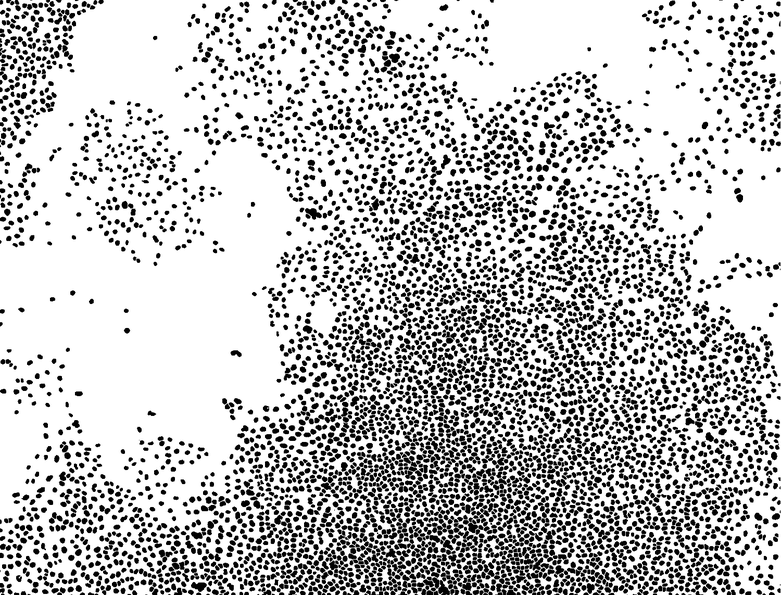
#> input picture images/bin.tif, 781 x 595 px, shrunk from 1500 x 1143 before the run; its folder holds 5 pictures in this run
$ jupyter execute --allow-errors remi_image_features_extraction.ipynb   (shell and % lines are left out)   (older library calls are emulated)
#> lines starting #> are read from the running program, lines starting #| are printed output that depends on the picture; after the words box and inside, x2 and y2 are one past the last pixel; in counts of white or black regions, pixels touching at a corner belong together
### image_features_extraction/Images.py
#!/usr/bin/env python3

import os
from image_features_extraction import Image
from image_features_extraction import my_iterator
from image_features_extraction import MyException


class Images(my_iterator.my_iterator):
    """
    This class loads a collection of images for extraction of features

    :param  folder_name: folder containing images
    :type folder_name: string
    :param  image_file_ext: images file extensions (default=['tif','tiff'])
    :type folder_name: List of strings
    :returns: an instance of the object Images
    :rtype: object
    :example:
    >>> import image_features_extraction as fe
    >>> imgs = fe.Images('my_folder', image_file_ext=['tif','tiff','jpeg'])
    >>> num_images = imgs.count()
    """

    # to implement the class as a collection this object inherits the abstract class my_iterator
    def __init__(self, folder_name, image_file_ext=['tif', 'tiff']):
        super().__init__()
        #self.__iterator_init__()  # initializes my_iterator
        self.__folder_name = folder_name
        self.__image_file_ext = image_file_ext
        self.__dicfiles = []
        try:
            # load the files image into a list
            self.__load()
        except MyException.MyException as e:
            print(e.args)


    def __load(self):
        """
        load the files image into a list
        """
        # check that the folder exists
        if os.path.isdir(self.__folder_name) == False:
            raise MyException.MyException("Error: folder name does not exist")
        # store the file names
        self.__dicfiles = []
        files = os.listdir(self.__folder_name)
        for f in files:
            if self.__is_imagefile(f):
                self.__dicfiles.append(f)
        self.count_update(len(self.__dicfiles))


    def __is_imagefile(self,file_name):
        """
        checks that the file is an image
        """
        # check the extension of the file
        ext0 = file_name.split(".")[-1]
        for ext1 in self.__image_file_ext:
            if ext1 == ext0:
                return True
        return False


    # [19 lines left out: function item, not called in this run]

### tutorial/remi_image_features_extraction.ipynb
[cell 1]
import locale
print(locale.__file__)

# Image features extraction

### An object oriented package for fast extraction of features from segmentable images

# Features extraction for spatial Classification of nuclei

# Package architecture: Document Object Model

# Collection objects and Iterators

# Package Files Structure

# TEST : PyTest
# DOCUMENTATION : Sphinx

# Tutorial

[cell 2]
import image_features_extraction.Images as fe


#> (the rest of this cell did not finish here and is left out)

[cell 3]
import matplotlib.pyplot as plt


#> (the rest of this cell did not finish here and is left out)

#> (a cell that did not finish here is left out)

#> (a cell that did not finish here is left out)

#> (a cell that did not finish here is left out)

[cell 7]
import numpy as np

#> (the rest of this cell did not finish here and is left out)

[cell 8]
fig, axes = plt.subplots(figsize=(20, 20), sharex=True, sharey=True,
                         subplot_kw={'adjustable': 'box-forced'})

#> (the rest of this cell did not finish here and is left out)

[cell 9]
import scipy.misc as sm
from skimage.measure import label
from skimage import filters
from skimage.segmentation import clear_border
import os
import pandas as pd
from skimage.measure import label, regionprops


class MyException(Exception):
    pass

from abc import ABCMeta, abstractmethod


class my_iterator(object):
    """
    abstract class for the object iterator to implement a collection
    """
    __metaclass__ = ABCMeta

    def __iterator_init__(self):
        self.current = -1
        self.__count = 0


    def item(self, i):
            pass

    def count_update(self, count):
        self.__count = count
        return count

    def count(self):
        return self.__count

    # used to define the iterator: next element
    def __iter__(self):
        return self


    # used to define the iterator: next element
    # [6 lines left out: function __next__, not called in this run]


class Image(object):


    # [8 lines left out: function __init__, not called in this run]


    def file_name(self):
        return self.__full_file_name


    # [20 lines left out: functions regions, __get_regions, not called in this run]


class Images(my_iterator):
    """
    This class is used as collection of images which will be loaded from a given folder name
    """
    # [44 lines left out: functions __init__, __load, __is_imagefile, item, not called in this run]


class Region(object):
    # [14 lines left out: function __init__, not called in this run]

    def area(self):
        return self.__obj_region.area


class Regions(my_iterator):

    # [5 lines left out: function __init__, not called in this run]

    def regions_obj(self):
        return self.__obj_regions_org

    # [30 lines left out: functions item, prop_values, get_features, not called in this run]

[cell 10]
from skimage.measure import label, regionprops


#> (the rest of this cell did not finish here and is left out)

#> (a cell that did not finish here is left out)

[cell 12]
import image_features_extraction.Images as im

#> (the rest of this cell did not finish here and is left out)

img = imgs.item(0)
print(img.file_name())
regs = img.regions()

A = regs.prop_values('area')

print(regs.count())

plt.plot(A)

#> (a cell that did not finish here is left out)

#> (a cell that did not finish here is left out)

[cell 15]
import sys

for path in sys.path:
    print(path)

# prototyping

[cell 16]
%pylab inline
import matplotlib.pyplot as plt
import numpy as np
from skimage import data, io, filters

[cell 17]
# LOAD

[cell 18]
import scipy.misc as sm


image = sm.imread("../images/bin.tif")
#> image is the input picture: shape (595, 781); min 0, max 255, mean 193.2
#edges = filters.sobel(image)
io.imshow(image)
io.show()

[cell 19]
# HISTOGRAM

h = np.histogram(image, bins=np.arange(0, 256))
plt.plot(h[1][0:80],h[0][0:80])
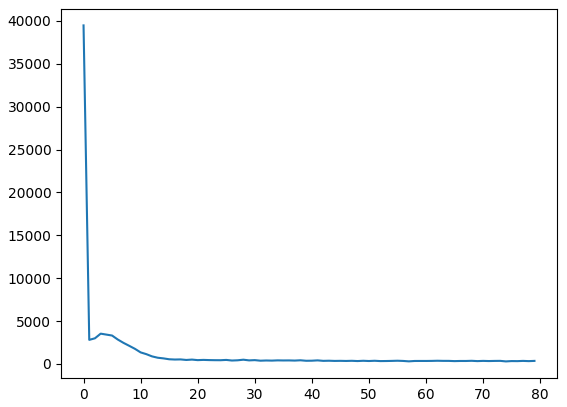
#> figure drawn by matplotlib, 1 panel; curve peaks at x = 0, y = 39472

[cell 20]
# ithresholding to build the map

from skimage.measure import label, regionprops
import scipy.misc as sm

image = io.imread("../images/bin.tif")

val = filters.threshold_otsu(image)
#> val = 138

mask = image > val
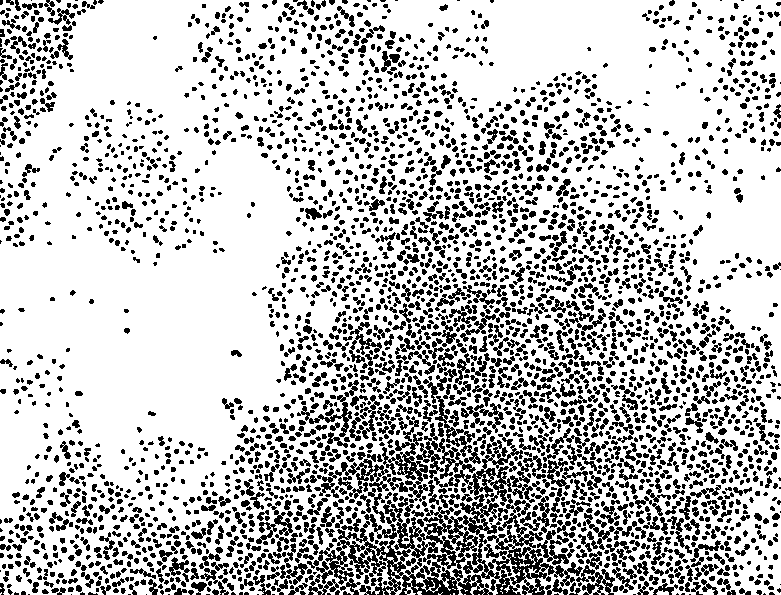
#> mask: shape (595, 781) bool; 75.3% white; 3194 black regions (1262 under 20 px)
labels_segment = label(mask)
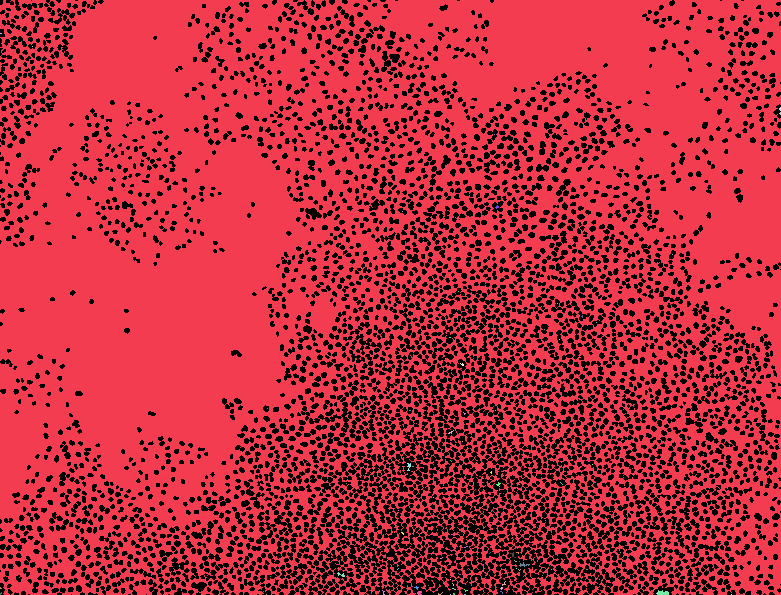
#> labels_segment: shape (595, 781) int32; 87 distinct labels, from 0 to 86; one colour per label, 0 black
regions = clear_border(labels_segment)
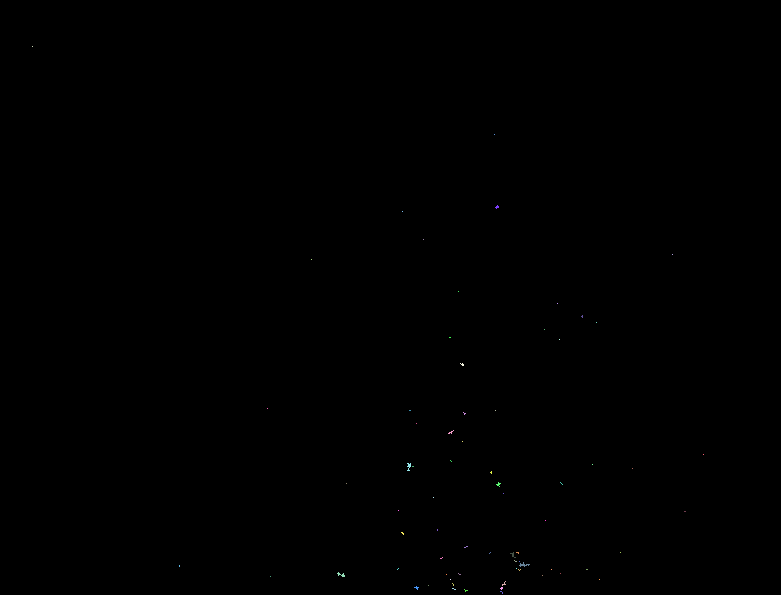
#> regions: shape (595, 781) int32; 71 distinct labels, from 0 to 78; one colour per label, 0 black
len(regions)

a = regionprops(regions)
#> a = 70 regions; largest, box (x1, y1, x2, y2) and area: (519, 562, 530, 567) 23, (407, 463, 411, 471) 19, (337, 572, 345, 577) 18, (510, 552, 516, 558) 13, (496, 482, 501, 487) 11

len(a)
#> Out = 70

[cell 21]
markers = np.zeros_like(image)
markers[(image >15) & (image<25)] = 1
markers[image > 150] = 2

from skimage.filters import sobel
elevation_map = sobel(image)
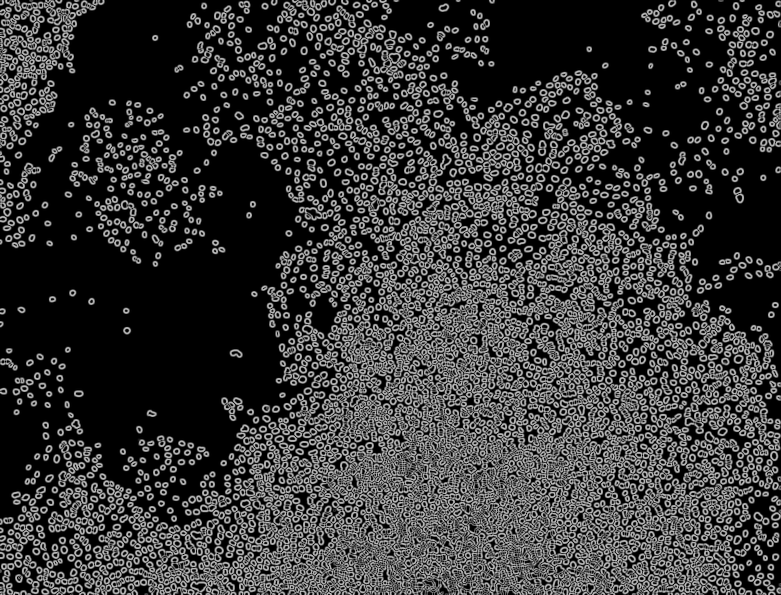
#> elevation_map: shape (595, 781) float64; min 0, max 0.772, mean 0.22

[cell 22]
try:
    from skimage import filters
except ImportError:
    from skimage import filter as filters

from skimage.morphology import disk
from skimage import restoration

camera_sobel = filters.sobel(image)

[cell 23]
# FILTER

image_md = filters.rank.median(image, disk(3))
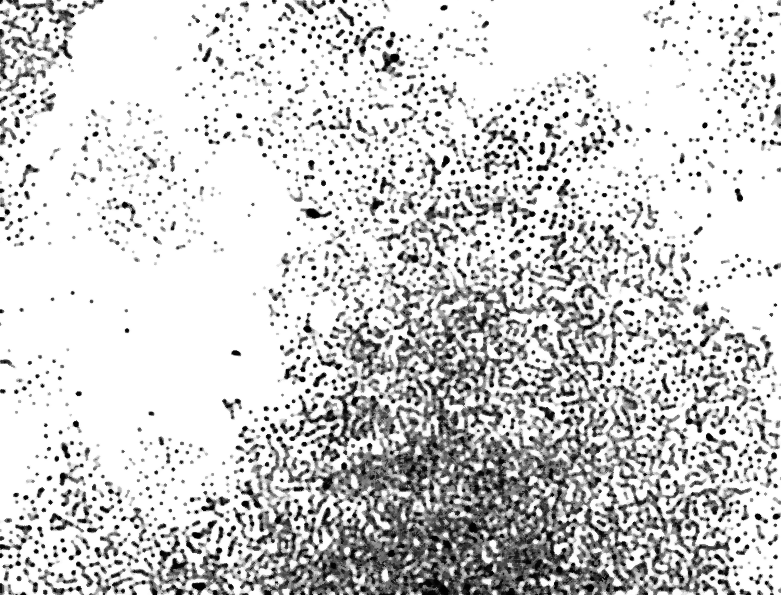
#> image_md: shape (595, 781); min 0, max 255, mean 207.8
image_tv = restoration.denoise_tv_chambolle(image, weight=0.1)
image_ga = filters.gaussian_filter(image, sigma=4)
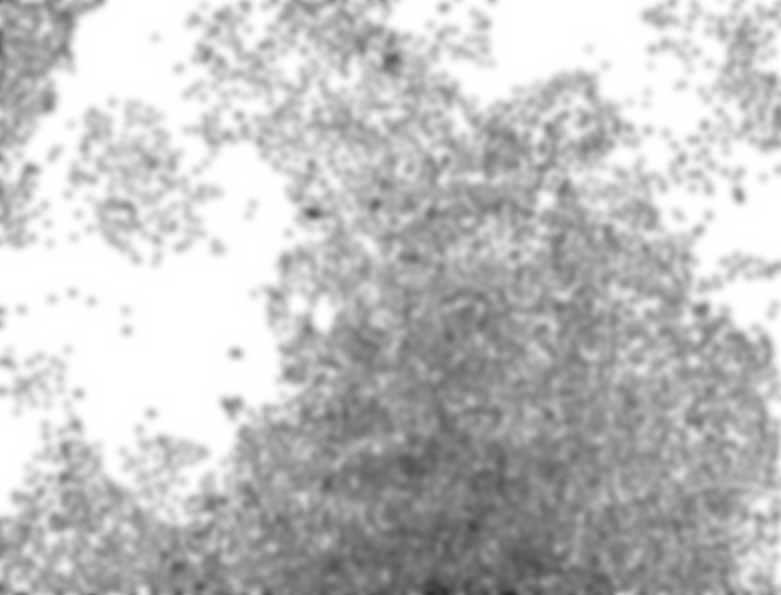
#> image_ga: shape (595, 781) float64; min 0.165, max 1, mean 0.758

fig, axes = plt.subplots(ncols=3, figsize=(15, 15), sharex=True, sharey=True,
                         subplot_kw={'adjustable': 'box-forced'})
ax = axes.ravel()

ax[0].imshow(image_md, cmap=plt.cm.gray, interpolation='nearest')
ax[0].set_title('median')
ax[1].imshow(image_tv, cmap=plt.cm.gray, interpolation='nearest')
ax[1].set_title('tv')
ax[2].imshow(image_ga, cmap=plt.cm.spectral, interpolation='nearest')
ax[2].set_title('gauss')

fig.tight_layout()
plt.show()

[cell 24]
# THRESHOLDING

val = filters.threshold_otsu(image_md)
#> val = 166
mask = image_md > val
#> mask: shape (595, 781) bool; 75.8% white; 1707 black regions (1077 under 20 px), largest, box (x1, y1, x2, y2) and area: (240, 257, 731, 595) 53233, (157, 527, 234, 595) 1861, (336, 307, 394, 380) 1216

print(val)
#| 166
fig, axes = plt.subplots(figsize=(20, 20), sharex=True, sharey=True,
                         subplot_kw={'adjustable': 'box-forced'})

axes.imshow(mask, cmap=plt.cm.gray, interpolation='nearest')

[cell 25]
plt.hist(mask)
#> figure, not shown here; tallest bar 455 high, from x = 0.91 to 0.91; tallest bar 457 high, from x = 0.91 to 0.91; tallest bar 468 high, from x = 0.91 to 0.91

[cell 26]
# FILL HOLES

from scipy import ndimage

mask2 = ndimage.binary_opening(mask)
#> mask2: shape (595, 781) bool; 75.2% white; 1589 black regions (1009 under 20 px), largest, box (x1, y1, x2, y2) and area: (239, 257, 752, 595) 58784, (129, 527, 234, 595) 2231, (336, 307, 394, 380) 1392

mask3 = ndimage.binary_closing(mask2)
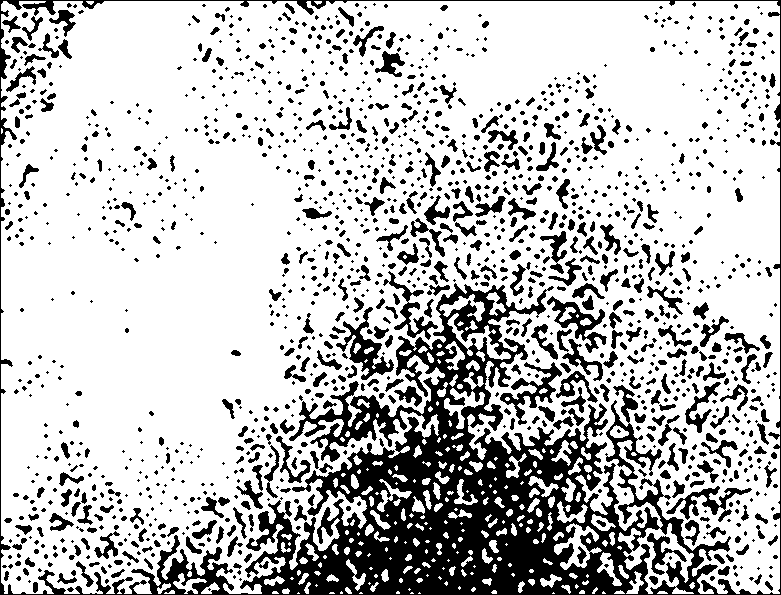
#> mask3: shape (595, 781) bool; 75.8% white; 1544 black regions (994 under 20 px), largest, box (x1, y1, x2, y2) and area: (0, 0, 781, 595) 60358, (336, 307, 394, 380) 1199, (500, 362, 562, 425) 1045

mask2 = ndimage.binary_fill_holes(mask).astype(int)
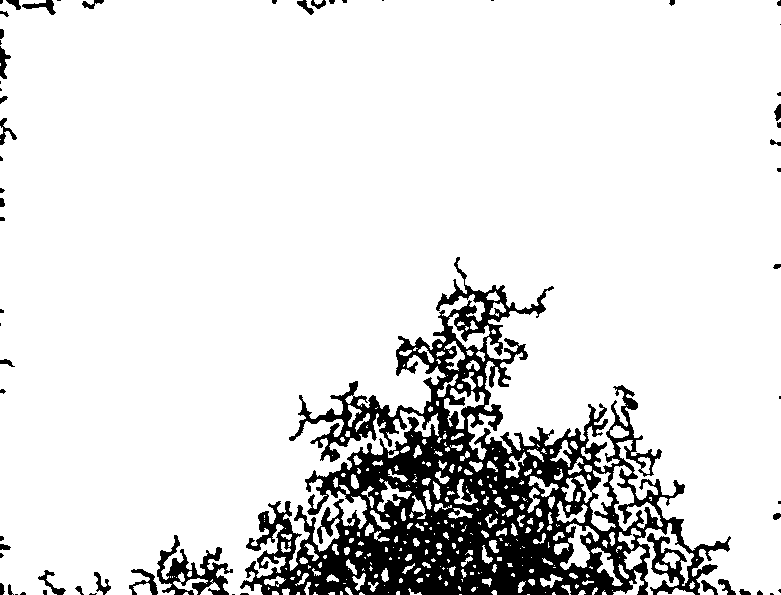
#> mask2: shape (595, 781) int64; values 0 (black) and 1 (white), 87.7% white; 63 black regions (30 under 20 px), largest, box (x1, y1, x2, y2) and area: (240, 257, 731, 595) 52827, (157, 535, 233, 595) 1739, (129, 569, 158, 595) 285

fig, axes = plt.subplots(figsize=(20, 20), sharex=True, sharey=True,
                         subplot_kw={'adjustable': 'box-forced'})

axes.imshow(mask2, cmap=plt.cm.gray, interpolation='nearest')

[cell 27]
elevation_map = sobel(mask)
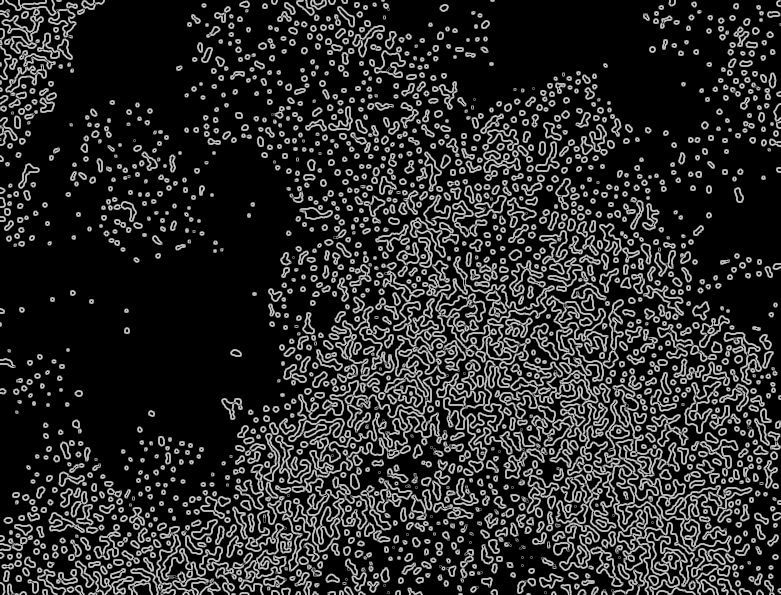
#> elevation_map: shape (595, 781) float64; min 0, max 0.791, mean 0.165


fig, axes = plt.subplots(figsize=(20, 20), sharex=True, sharey=True,
                         subplot_kw={'adjustable': 'box-forced'})

axes.imshow(elevation_map, cmap=plt.cm.gray, interpolation='nearest')
